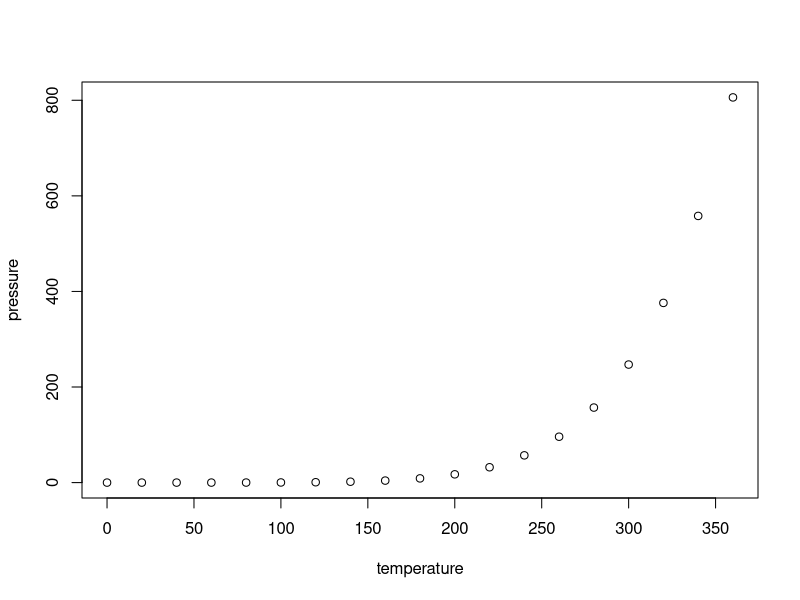
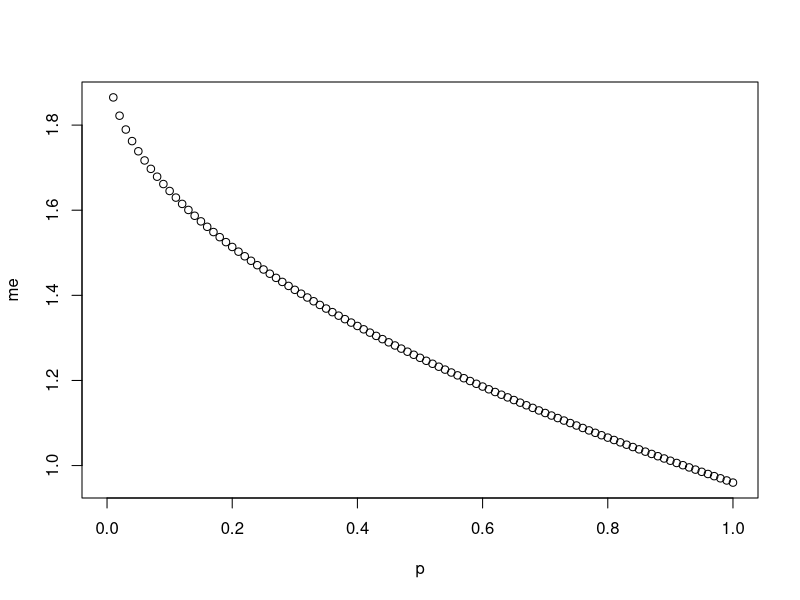
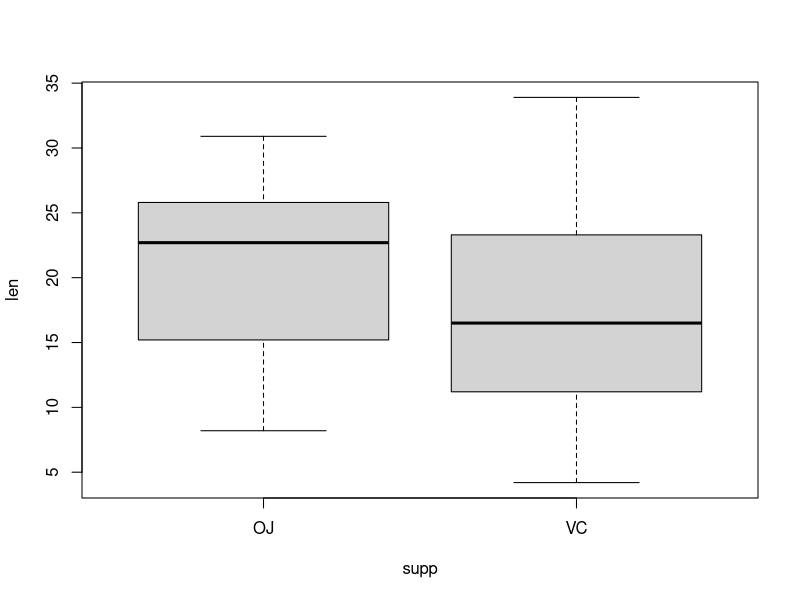
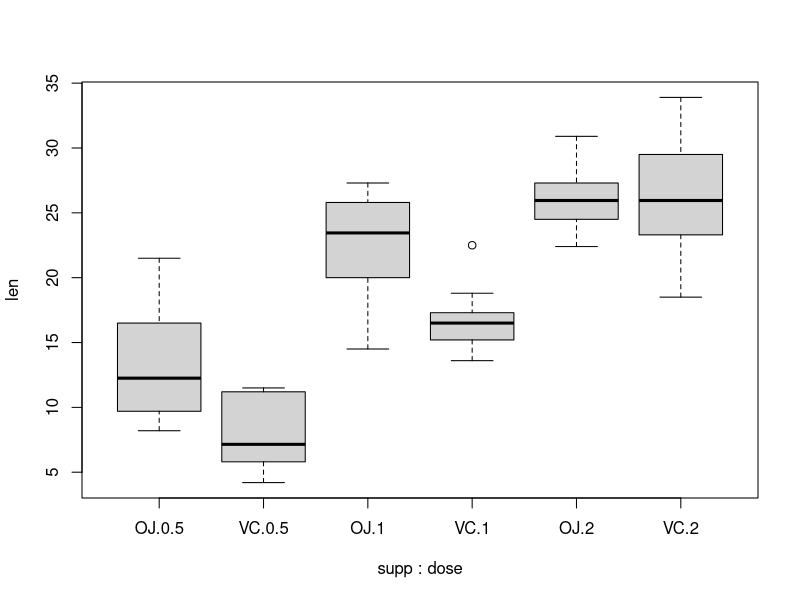
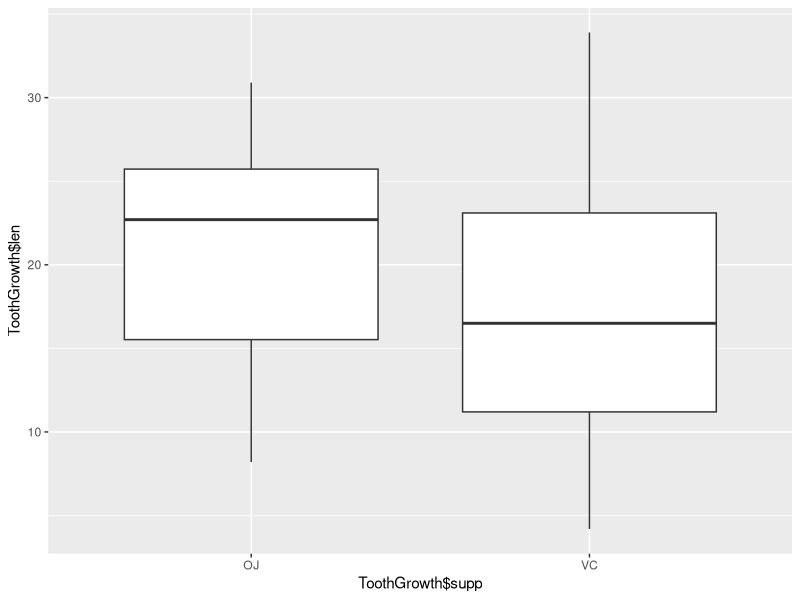
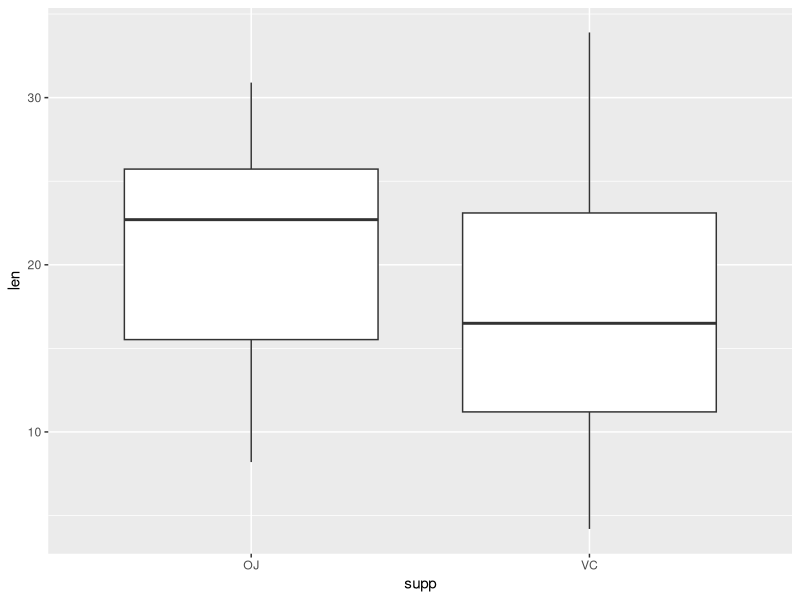
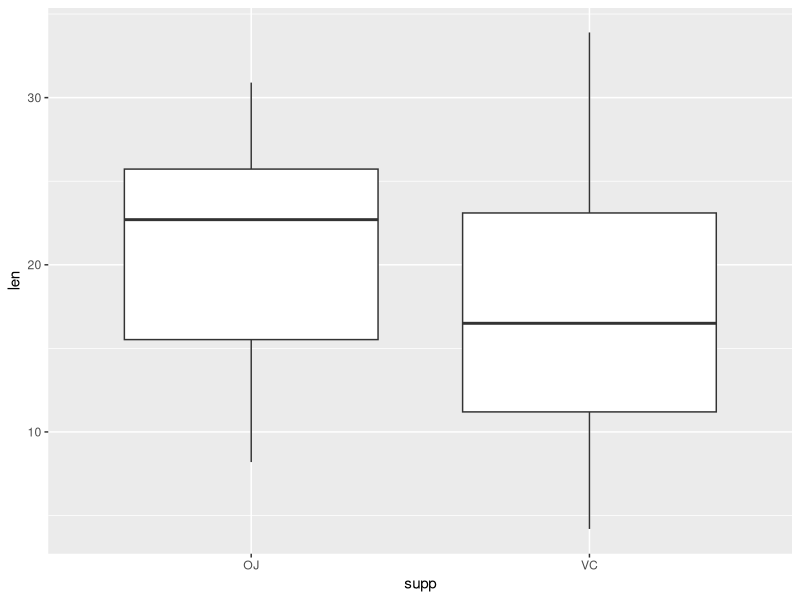
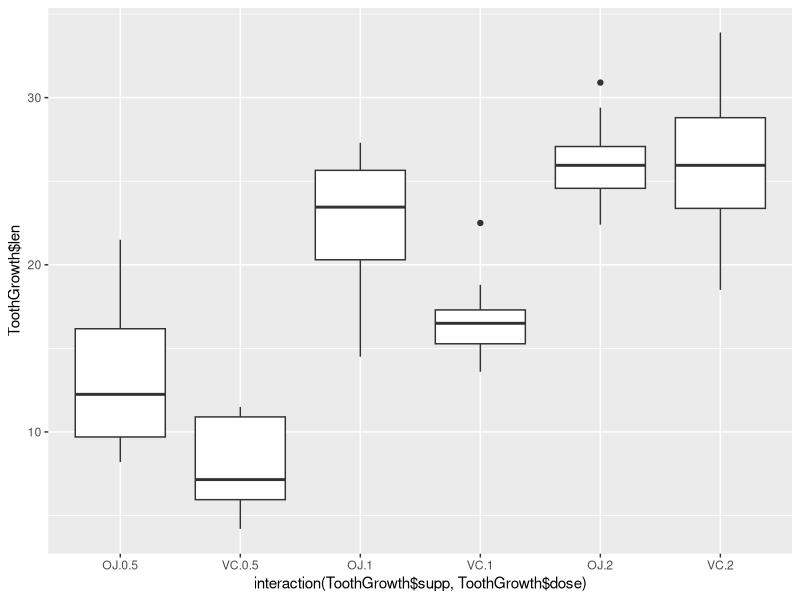

Write the R code that produced these figures, in order.
## ---- chunk 1
summary(cars)
## ---- chunk 2
    plot(pressure)
## ---- chunk 3
# Create a vector of temperature observations
temperature_vector <- c('High', 'Low', 'High', 'Low', 'Medium')

# Specify ordinal variables with given levels
factor_temperature_vector <- factor(temperature_vector,
                                    order = TRUE,
                                    levels = c('Low', 'Medium', 'High'))

# Display the vector
factor_temperature_vector
## ---- chunk 4
names(mtcars) # names of columns
head(mtcars)  # first observations
tail(mtcars)  # last observations
str(mtcars)   # structure of data frame
dim(mtcars)   # dimensions
## ---- chunk 5
        # Groups in alphabetical order
        groups <- c('lacZ',
                    'Nrf1-HA bort',
                    'Nrf1-HA chol',
                    'Nrf1-HA chow'
                    )
        groups[order(groups)]
        # Put groups in my preferred order
        ordered=factor(groups, levels = c('lacZ',
                                          'Nrf1-HA chow',
                                          'Nrf1-HA chol',
                                          'Nrf1-HA bort'
                                          )
                       )
        # Verify desired order of groups
        groups[order(ordered)]
## ---- chunk 6
    # A sample data frame
    data <- read.table(header = TRUE,
                       text = '
      id weight   size
      1   20  small
      2   27  large
      3   24 medium
    ')

    # Reorder by column number
    data[c(1, 3, 2)]

    # Reorder by column name
    data[c('size', 'id', 'weight')]

    # Overwrite data variable with new info:
    # data <- data[c(1,3,2)]
## ---- chunk 7
    data[, c(1,3,2)]
## ---- chunk 8
    # List-style indexing of one column
    data[2]
  
    # Matrix-style indexing of one column
    # drops dimension to become a vector
    data[,2]
  
    # Matrix-style indexing with drop=FALSE
    # preserves dimension to remain data frame
    data[, 2, drop=FALSE]
## ---- chunk 9
    dd <- data.frame(
      b = factor(
        c('Hi', 'Med', 'Hi', 'Low'),
        levels = c('Low', 'Med', 'Hi'),
        ordered = TRUE
      ),
      x = c('A', 'D', 'A', 'C'),
      y = c(8, 3, 9, 9),
      z = c(1, 1, 1, 2)
    )
    dd
## ---- chunk 10
    n = 1000
    p = seq(0, 1, 0.01)
## ---- chunk 11
    me = 1.96 - sqrt(p - (1 - p)/n)
## ---- chunk 12
    plot(me ~ p)
## ---- chunk 13
    # Formula syntax
    boxplot(len ~ supp, data = ToothGrowth)
    # Put interaction of two variables on x-axis
    boxplot(len ~ supp + dose, data = ToothGrowth)
## ---- chunk 14
    library(ggplot2)
    qplot(ToothGrowth$supp, ToothGrowth$len, geom='boxplot')
## ---- chunk 15
    qplot(supp, len, data=ToothGrowth, geom='boxplot')
## ---- chunk 16
    ggplot(ToothGrowth, aes(x=supp, y=len)) + geom_boxplot()
## ---- chunk 17
    # Using three separate vectors
    qplot(interaction(ToothGrowth$supp, ToothGrowth$dose), ToothGrowth$len, geom='boxplot')
## ---- chunk 18
    qplot(interaction(supp, dose), len, data=ToothGrowth, geom='boxplot')
## ---- chunk 19
    ggplot(ToothGrowth, aes(x=interaction(supp, dose), y=len)) + geom_boxplot()
## ---- chunk 20
    # Increase bottom margin to make room for rotated labels
    par(mar = c(7, 4, 4, 2) + 0.1)
    # Create plot with no x axis and no x axis label
    plot(1 : 8, xaxt = 'n',  xlab = '')
    # Set up x axis with tick marks alone
    axis(1, labels = FALSE)
    # Create some text labels
    labels <- paste('Label', 1:8, sep = ' ')
    # Plot x axis labels at default tick marks
    text(1:8, par('usr')[3] - 0.25,
         srt = 45, adj = 1,labels = labels, xpd = TRUE
         )
    # Plot x axis label at line 6 (of 7)
    mtext(1, text = 'X Axis Label', line = 6)
